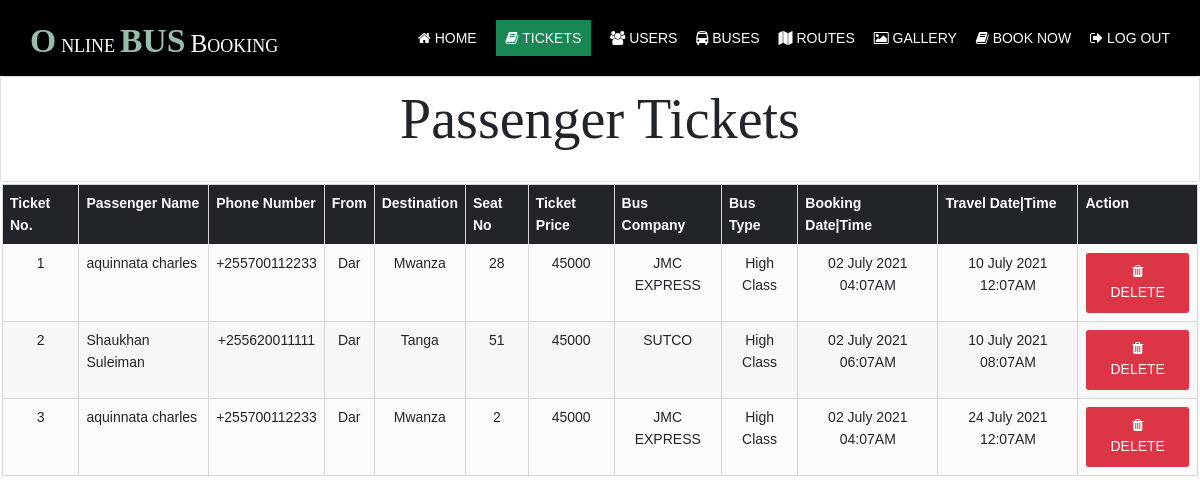
The app's page /admin/ (signed in) with its own data.
### tables this page shows
CREATE TABLE `tickets` (
  `ticketId` int(11) NOT NULL,
  `userId` bigint(13) NOT NULL,
  `busId` bigint(13) NOT NULL,
  `startFrom` varchar(255) NOT NULL,
  `destination` varchar(255) NOT NULL,
  `seatNo` int(10) NOT NULL,
  `Price` int(10) NOT NULL,
  `bookingDate` datetime NOT NULL DEFAULT current_timestamp(),
  `travelDate` datetime NOT NULL,
  `status` varchar(10) NOT NULL DEFAULT 'UNPAID'
);

CREATE TABLE `users` (
  `userId` bigint(13) NOT NULL,
  `phoneEmail` varchar(255) NOT NULL,
  `password` varchar(255) NOT NULL,
  `firstName` varchar(255) NOT NULL,
  `lastName` varchar(255) NOT NULL,
  `phoneNumber` varchar(255) NOT NULL,
  `role` varchar(50) NOT NULL DEFAULT 'USER',
  `status` tinyint(1) NOT NULL DEFAULT 1
);

CREATE TABLE `buses` (
  `busId` bigint(13) NOT NULL,
  `name` varchar(255) NOT NULL,
  `startFrom` varchar(255) NOT NULL,
  `destination` varchar(255) NOT NULL,
  `busType` varchar(30) NOT NULL,
  `noSeats` int(11) NOT NULL,
  `plateNo` varchar(255) NOT NULL,
  `busPhone` varchar(255) NOT NULL,
  `farePrice` int(11) NOT NULL,
  `busPhoto` varchar(255) NOT NULL,
  `status` tinyint(1) NOT NULL DEFAULT 1
);

### admin/index.php (the view, shortened to what this page needs)
<?php
require('../includes/db.php');
?>
<!DOCTYPE html>
<html lang="en">
<head>
    <link rel="stylesheet" href="../assets/css/bootstrap.css" media="all">
    <link rel="stylesheet" href="../assets/css/layout.css" type="text/css">
</head>
<body>
    <div class="wrapper row1">
        <header id="header" class="hoc clear">
            <div id="logo" class="fl_left">
                <h1 class="logoname"><a href="./">Online<span>bus</span>Booking</a></h1>
            </div>
            <nav id="mainav" class="fl_right">
                <ul class="clear">
                    <li><a href="../index.php"><i class="fa fa-home" aria-hidden="true"></i> Home</a></li>
                    <li class="active"><a href="./"><i class="fa fa-book" aria-hidden="true"></i> Tickets</a></li>
                    <li><a href="users.php"><i class="fa fa-users" aria-hidden="true"></i> Users</a></li>
                    <li><a href="buses.php"><i class="fa fa-bus" aria-hidden="true"></i> Buses</a></li>
                    <li><a href="routes.php"><i class="fa fa-map" aria-hidden="true"></i> Routes</a></li>
                    <li><a href="../gallery.php"><i class="fa fa-photo" aria-hidden="true"></i> Gallery</a></li>
                    <li><a href="../book.php"><i class="fa fa-book" aria-hidden="true"></i> Book Now</a></li>
                    <li><a href="../login.php"><i class="fa fa-sign-out" aria-hidden="true"></i> Log Out</a></li>
                </ul>
            </nav>
        </header>
    </div>
    <div class="row">
        <div class="container-fluid">
            <div class="card">
                <div class="row hoc">
                    <h1 class="heading" style="font-size: 4em; padding:10px">Passenger Tickets</h1>
                </div>
            </div>
            <div class="row d-flex justify-content-center" style="padding: 0 10 10 10; margin:2px">
                <table class="table table-hover table-center table-responsive">
                    <thead>
                        <tr class="bg-dark">
                            <th scope="col">Ticket No.</th>
                            <th scope="col">Passenger Name</th>
                            <th scope="col">Phone Number</th>
                            <th scope="col">From</th>
                            <th scope="col">Destination</th>
                            <th scope="col">Seat No</th>
                            <th scope="col">Ticket Price</th>
                            <th scope="col">Bus Company</th>
                            <th scope="col">Bus Type</th>
                            <th scope="col">Booking Date|Time</th>
                            <th scope="col">Travel Date|Time</th>
                            <th scope="col">Action</th>
                        </tr>
                    </thead>
                    <tbody>
                        <?php
                        $list = $db->prepare('SELECT * FROM `tickets` JOIN `users` ON `tickets`.`userId` = `users`.`userId` JOIN `buses` ON `tickets`.`busId` = `buses`.`busId` ORDER BY `travelDate` ASC');
                        $list->execute();
                        $counter = 0;
                        while ($tickets = $list->fetch(PDO::FETCH_ASSOC)) {
                            $counter++;
                            echo '<tr>';
                        ?>
                            <td>
                                <center><?php echo $counter; ?></center>
                            </td>
                            <td>
                                <?php echo  $tickets['firstName'] . " " . $tickets['lastName']; ?>
                            </td>
                            <td>
                                <center><?php echo  $tickets['phoneNumber']; ?></center>
                            </td>
                            <td>
                                <center><?php echo  $tickets['startFrom']; ?></center>
                            </td>
                            <td>
                                <center><?php echo  $tickets['destination']; ?></center>
                            </td>
                            <td>
                                <center><?php echo  $tickets['seatNo']; ?></center>
                            </td>
                            <td>
                                <center><?php echo  $tickets['farePrice']; ?></center>
                            </td>
                            <td>
                                <center><?php echo  $tickets['name']; ?></center>
                            </td>
                            <td>
                                <center><?php echo  $tickets['busType']; ?></center>
                            </td>
                            <td>
                                <center><?php echo date('d F Y h:mA', strtotime($tickets['bookingDate'])); ?></center>
                            </td>
                            <td>
                                <center><?php echo  date('d F Y h:mA', strtotime($tickets['travelDate'])); ?></center>
                            </td>
                            <td>
                                <center>
                                    <a class="btn btn-danger" href="index.php?del=<?php echo  $tickets['ticketId']; ?>"><i class="fa fa-trash" aria-hidden="true"></i> Delete</a>
                                </center>
                            </td>
                        <?php
                            echo '</tr>';
                        }
                        ?>
                    </tbody>
                </table>
            </div>
        </div>
    </div>
</body>
</html>

### assets/css/layout.css (style rules this page uses)
#header #logo { margin: 22px 0 0 0; }
*, *::before, *::after { transition: all .3s ease-in-out; }
nav ul, nav ol { margin: 0; padding: 0; list-style: none; }
#mainav, #breadcrumb, .sidebar nav { line-height: normal; }
#mainav ul { text-transform: uppercase; }
#mainav li { display: inline-block; position: relative; margin: 0 15px 0 0; padding: 0; }
#mainav li:last-child { margin-right: 0; }
#mainav li a { display: block; padding: 30px 0; }
table, th, td { border: 1px solid; border-collapse: collapse; vertical-align: top; }
table, th { table-layout: auto; }
table { width: 100%; margin-bottom: 15px; }
th, td { padding: 5px 8px; }
td { border-width: 0 1px; }
body { background-color: #6a3b96; }
a { color: #97A9BD; }
.logoname a { color: #FFFFFF; }
.logoname::first-letter, .logoname span { color: #97BDAB; }
.row1 { color: #FFFFFF; background-color: #000000; }
#header #logo a { color: inherit; }
#mainav li a { color: inherit; }
#mainav .active a, #mainav a:hover, #mainav li:hover>a { color: #FFFFFF; background-color: #198754; padding: 10px; }
table, th, td, #comments .avatar, #comments input, #comments textarea { border-color: #D7D7D7; }
th { color: #FFFFFF; background-color: #373737; }
tr, #comments li, #comments input[type="submit"], #comments input[type="reset"] { color: inherit; background-color: #FBFBFB; }
tr:nth-child(even), #comments li:nth-child(even) { color: inherit; background-color: #F7F7F7; }
table a, #comments a { background-color: inherit; }
@media screen and (min-width:1140px) { .hoc { max-width: 1140px; } }

### assets/css/framework.css (style rules this page uses)
html { overflow-y: scroll; overflow-x: hidden; }
html, body { margin: 0; padding: 0; font-size: 14px; line-height: 1.6em; }
*, *::before, *::after { box-sizing: border-box; }
.logoname { margin: 0; padding: 0; font-size: 1.8rem; font-variant: small-caps; }
.logoname::first-letter, .logoname span { margin: 0 5px; font-size: 2.4rem; font-weight: 700; text-transform: uppercase; }
.logoname::first-letter { margin-left: 0; }
.btn { display: inline-block; padding: 8px 18px 10px; text-transform: uppercase; border: 1px solid; }
.clear, .group { display: block; }
.clear::before, .clear::after, .group::before, .group::after { display: table; content: ""; }
.clear, .clear::after, .group, .group::after { clear: both; }
a { outline: none; text-decoration: none; }
.fl_left, .imgl { float: left; }
.fl_right, .imgr { float: right; }
body, input, textarea, select { font-family: Verdana, Geneva, sans-serif; }
h1, h2, h3, h4, h5, h6, .heading { font-family: Georgia, "Times New Roman", Times, serif; }
::placeholder { opacity: 1; }
h1, h2, h3, h4, h5, h6, .heading { margin: 0 0 20px 0; font-size: 1.4rem; line-height: normal; font-weight: normal; text-transform: capitalize; }
.wrapper { display: block; position: relative; width: 100%; margin: 0; padding: 0; text-align: left; word-wrap: break-word; }
.hoc { display: block; margin: 0 auto; }
address, article, aside, figcaption, figure, footer, header, main, nav, section { display: block; margin: 0; padding: 0; }

### admin/index.php (style rules this page uses)
body { background-color: #FFF !important; }

### records on screen
tickets: userId.firstName "aquinnata", userId.lastName "charles", userId.phoneNumber "+255700112233", busId.startFrom "Dar", busId.destination "Mwanza", seatNo "28", busId.farePrice "45000", busId.name "JMC EXPRESS", busId.busType "High Class", bookingDate "02 July 2021 04:07AM", travelDate "10 July 2021 12:07AM"
tickets: userId.firstName "Shaukhan", userId.lastName "Suleiman", userId.phoneNumber "+255620011111", busId.startFrom "Dar", busId.destination "Tanga", seatNo "51", busId.farePrice "45000", busId.name "SUTCO", busId.busType "High Class", bookingDate "02 July 2021 06:07AM", travelDate "10 July 2021 08:07AM"
tickets: userId.firstName "aquinnata", userId.lastName "charles", userId.phoneNumber "+255700112233", busId.startFrom "Dar", busId.destination "Mwanza", seatNo "2", busId.farePrice "45000", busId.name "JMC EXPRESS", busId.busType "High Class", bookingDate "02 July 2021 04:07AM", travelDate "24 July 2021 12:07AM"
